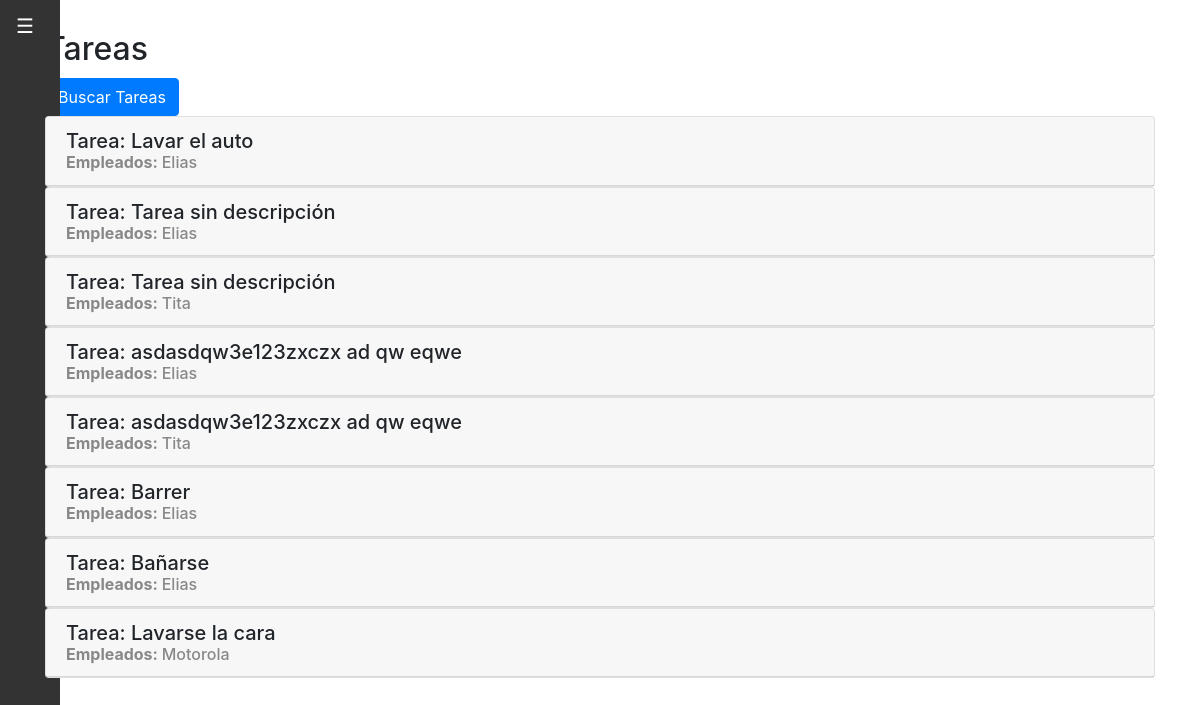
Page /tareas/ on the committed database.
### employee_audit/models.py (models this page shows, shortened)
class TareaXEmpleado(models.Model):
    empleado = models.ForeignKey(Empleado, on_delete=models.CASCADE)
    tarea = models.ForeignKey(Tarea, on_delete=models.CASCADE)
    class Meta:
        verbose_name = "Tarea por Empleado"
        verbose_name_plural = "Tareas por Empleados"

class Tarea(models.Model):
    id = models.AutoField(primary_key=True)
    descripcion = models.TextField(verbose_name="Descripción de la tarea", default="Tarea sin descripción")
    proyecto = models.ForeignKey(Proyecto, on_delete=models.SET_NULL, null=True, blank=True)
    class Meta:
        verbose_name = "Tarea"
        verbose_name_plural = "Tareas"
    def __str__(self):
        return self.descripcion

class Empleado(models.Model):
    ESTADO_CHOICES = [
        ('Activo', 'Activo'),
        ('Inactivo', 'Inactivo'),
    ]
    id = models.AutoField(primary_key=True)
    nombre = models.CharField(verbose_name="Empleados", max_length=100)
    estado = models.CharField(max_length=10, choices=ESTADO_CHOICES, default='Activo')
    edad = models.PositiveIntegerField(verbose_name="Edad", blank=True, null= True)
    direccion = models.CharField(max_length=255, blank=True, null= True)
    telefono = models.CharField(max_length=15, blank=True, null= True)
    email = models.EmailField(max_length=100, blank=True, null= True)
    fecha_de_ingreso = models.DateField(verbose_name="Fecha de Ingreso", blank=True, null= True)
    class Meta:
        verbose_name = "Empleado"
        verbose_name_plural = "Empleados"
    def __str__(self):
            return self.nombre

### employee_audit/views.py (the view)
# urls.py: path("tareas/", TaskList.as_view(), name="tareas"),
class TaskList(ListView):
    model = TareaXEmpleado

### employee_audit/templates/employee_audit/tareaxempleado_list.html (shortened to what this page needs)
{% extends 'employee_audit/base.html' %}
{% load static %}
{% block content %}
{% include 'includes/task_menu.html' %}
    <main role="main" class="container">
        <h2 style="margin: 30px 0 10px 0;">Tareas</h2>
        <a href="{% url 'task_search' %}" class="btn btn-primary">Buscar Tareas</a>
        {% if tareaxempleado_list %}
            <div class="list-group">
                {% for tareaxempleado in tareaxempleado_list %}
                    <div class="card">
                        <h5 class="card-header">Tarea: {{ tareaxempleado.tarea }}
                        <br>
                        <p style="font-size: 0.8em; color: #888; margin: 0;">
                            <b>Empleados: </b>{{ tareaxempleado.empleado }}
                        </p>
                        </h5>
                    </div>
                {% endfor %}
            </div>
        </div>
        {% endif %}
{% endblock content %}

### employee_audit/templates/employee_audit/base.html (shortened to what this page needs)
{% load static %}
<!DOCTYPE html>
<html>
<head>
    <link rel="stylesheet" type="text/css" href="{% static 'css/sidebar.css' %}">
    <link href="{% static 'vendor/bootstrap/css/bootstrap.min.css' %}" rel="stylesheet">
    <link href="{% static 'vendor/font-awesome/css/font-awesome.min.css' %}" rel="stylesheet" type="text/css">
    <link rel="stylesheet" type="text/css" href="{% static 'css/main.css' %}">
</head>
<body>
    <div class="sidebar" id="sidebar">
        <button id="toggle-sidebar-button">&#9776;</button>
    </div>
    <div class="content">
        {% block content %}
        {% endblock %}
</body>
</html>

### employee_audit/templates/includes/task_menu.html (shortened to what this page needs)
{% load static %}
<link href="{% static 'css/custom_ckeditor.css' %}" rel="stylesheet">

### employee_audit/static/css/sidebar.css (style rules this page uses)
.sidebar { height: 100%; width: 60px; position: fixed; top: 0; left: 0; background-color: #333; color: #fff; transition: width 0.3s; }
#toggle-sidebar-button { background: none; border: none; color: #fff; font-size: 20px; position: absolute; top: 10px; left: 10px; cursor: pointer; }

### employee_audit/static/css/main.css (style rules this page uses)
:root { --jumbotron-padding-y: 3rem; }

### rows in the picture
TareaXEmpleado: tarea "Lavar el auto", empleado "Elias"
TareaXEmpleado: tarea "Tarea sin descripción", empleado "Elias"
TareaXEmpleado: tarea "Tarea sin descripción", empleado "Tita"
TareaXEmpleado: tarea "asdasdqw3e123zxczx ad qw eqwe", empleado "Elias"
TareaXEmpleado: tarea "asdasdqw3e123zxczx ad qw eqwe", empleado "Tita"
TareaXEmpleado: tarea "Barrer", empleado "Elias"
TareaXEmpleado: tarea "Bañarse", empleado "Elias"
TareaXEmpleado: tarea "Lavarse la cara", empleado "Motorola"
